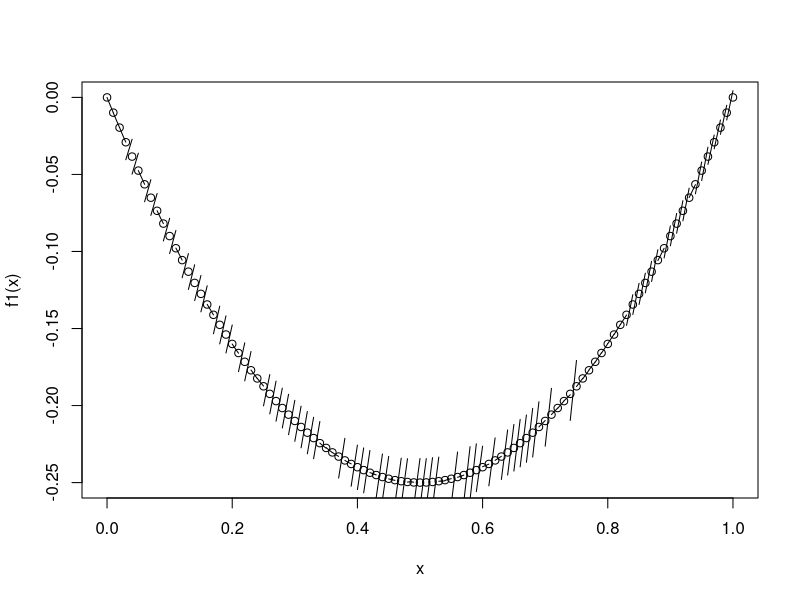

Source code (R):
interpolator <- function(a, x){
  X <- as.matrix(c(1, x, x^2), ncol = 1 )
  return(as.vector(a %*% X))
}

SSE <- function(x, a, method1, method2){
  real <- sapply(x, method1)
  pred <- sapply(x, method2, a = a)
  return(sum((real-pred)^2))
}

optimiser <- function(x, method){
  aInit <- rep(1,3)
  res <- optim(aInit, SSE, x = x, method1 = method, method2 = interpolator)
  return(res$par)
}

aproximate <- function(n, method){
  scale <- 1/n
  midVal <- scale / 2
  
  # value1-----value2------value3
  result <- list()
  for (i in 1:n) {
    x <- c((scale*i)-scale, (scale * i) - midVal, scale * i)
    result <- append(result, list(optimiser(x, method)))
  }
  return(result)
}


f1 <- function(x){
  return(-x * (1-x))
}

f2 <- function(x){
  return(-x * sin(10 * pi * x))
}


x <- seq(0, 1, by = 0.01)
plot(x,f1(x))

test <- aproximate(100, f1)
scale <- 1/length(test)
for (i in 1:length(test)) {
  x <- seq((scale*i)- scale, scale*i, by = 0.01/length(test))
  yint <- sapply(x, interpolator, a = test[[i]])
  lines(x,yint)
}
